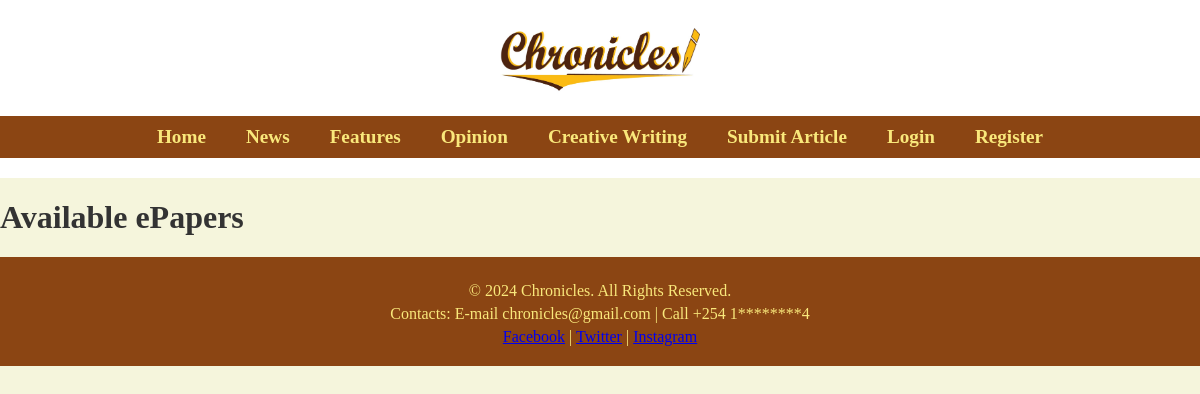
Before: /epapers/ with the older database file.
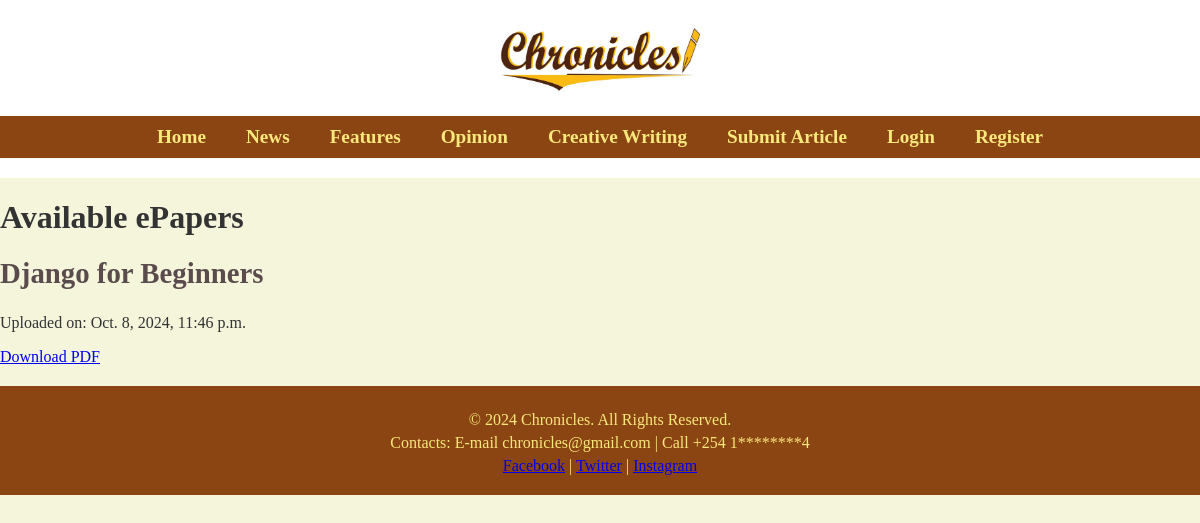
After: the same page with the newer database file.
### articles/models.py (models this page shows, shortened)
class ePaper(models.Model):
    title = models.CharField(max_length=255)
    pdf_file = models.FileField(upload_to='epapers/')
    upload_date = models.DateTimeField(auto_now_add=True)

### articles/views.py (the view)
# urls.py: path('epapers/', views.epaper_view, name='epaper_view'),
def epaper_view(request):
    epapers = ePaper.objects.all().order_by('-upload_date')
    return render(request, 'articles/epaper.html', {'epapers': epapers})

### articles/templates/articles/epaper.html
{% extends 'base.html' %}
{% block content %}
<h1>Available ePapers</h1>
<div class="epaper-list">
    {% for epaper in epapers %}
        <div class="epaper-item">
            <h2>{{ epaper.title }}</h2>
            <p>Uploaded on: {{ epaper.upload_date }}</p>
            <a href="{{ epaper.pdf_file.url }}" download>Download PDF</a>
        </div>
    {% endfor %}
</div>
{% endblock %}

Changed rows visible on the page:
added ePaper: title "Django for Beginners", upload_date "Oct. 8, 2024, 11:46 p.m."
